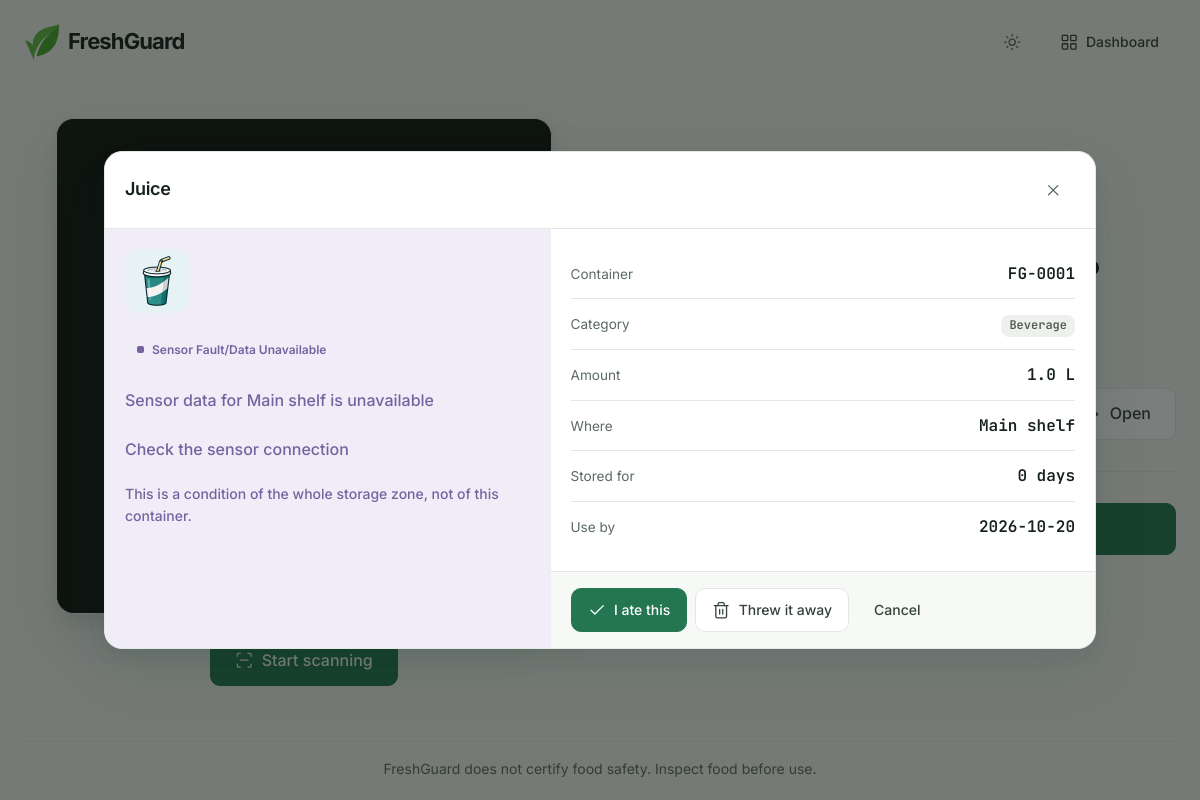
Page /?qr_id=FG-0001 on the committed database.
### tables this page shows
CREATE TABLE items (
    id                 INTEGER PRIMARY KEY,
    -- QR identifiers are exactly FG-0000 .. FG-9999.
    qr_id              TEXT    NOT NULL UNIQUE,
    name               TEXT    NOT NULL,
    category           TEXT    NOT NULL REFERENCES thresholds (category)
                               ON UPDATE CASCADE ON DELETE RESTRICT,
    quantity           REAL    NOT NULL,
    -- Free-text measure for the quantity above: pcs, kg, g, L, ml, pack ...
    unit               TEXT    NOT NULL DEFAULT 'pcs',
    zone_id            INTEGER NOT NULL REFERENCES zones (id)
                               ON UPDATE CASCADE ON DELETE RESTRICT,
    manufacture_date   TEXT,
    storage_date       TEXT    NOT NULL,
    -- A NULL expiry_date falls back to storage_limit_days, and a NULL
    -- storage_limit_days falls back to the category default.
    expiry_date        TEXT,
    storage_limit_days INTEGER,
    created_by         INTEGER REFERENCES users (id)
                               ON UPDATE CASCADE ON DELETE SET NULL,
    created_at         TEXT    NOT NULL DEFAULT (strftime('%Y-%m-%dT%H:%M:%SZ', 'now')),
    updated_at         TEXT    NOT NULL DEFAULT (strftime('%Y-%m-%dT%H:%M:%SZ', 'now')), state TEXT NOT NULL DEFAULT 'stored'
    CHECK (state IN ('stored', 'consumed', 'discarded')), state_changed_at TEXT,

    CHECK (qr_id GLOB 'FG-[0-9][0-9][0-9][0-9]'),
    CHECK (length(trim(name)) > 0),
    CHECK (quantity > 0),
    CHECK (length(trim(unit)) > 0),
    CHECK (storage_limit_days IS NULL OR storage_limit_days > 0),
    -- Dates must be real calendar dates in YYYY-MM-DD form.
    CHECK (date(storage_date) IS storage_date),
    CHECK (manufacture_date IS NULL OR date(manufacture_date) IS manufacture_date),
    CHECK (expiry_date IS NULL OR date(expiry_date) IS expiry_date),
    -- Expiry may not precede manufacture or storage.
    CHECK (expiry_date IS NULL OR manufacture_date IS NULL OR expiry_date >= manufacture_date),
    CHECK (expiry_date IS NULL OR expiry_date >= storage_date)
);

CREATE TABLE zones (
    id           INTEGER PRIMARY KEY,
    name         TEXT    NOT NULL UNIQUE,
    gas_baseline INTEGER,
    gas_abnormal INTEGER,
    -- SRS rule 4: cite a source or say 'prototype/demo assumption'.
    gas_source_note TEXT,

    CHECK (length(trim(name)) > 0),
    CHECK (gas_baseline IS NULL OR gas_baseline >= 0),
    CHECK (gas_abnormal IS NULL OR gas_baseline IS NULL OR gas_abnormal > gas_baseline),
    -- A usable gas limit must be documented. Spelled out rather than relying on
    -- length(trim(NULL)), which is NULL and would let a CHECK pass silently.
    CHECK (gas_abnormal IS NULL
           OR (gas_source_note IS NOT NULL AND length(trim(gas_source_note)) > 0))
);

### web/routes/main.py (the view)
@bp.get("/")
def scan() -> str:
    conn = get_db()
    statuses = item_statuses(conn)
    zones = zone_statuses(conn)
    requested = (request.args.get("qr_id") or "").strip().upper()
    scanned = None
    if requested and QR_PATTERN.match(requested):
        scanned = next((s for s in statuses if s.item["qr_id"] == requested), None)
    return render_template(
        "index.html",
        active_page="main.scan",
        page_title="Scan",
        full_bleed=True,
        counts=_status_counts(statuses),
        overall=str(overall_status(statuses, zones)),
        requested=requested,
        scanned=scanned,
        zone_names={zone.zone_id: zone.name for zone in zones.values()},
        disposal_recommendation=DISPOSAL_RECOMMENDATION,
        open_alert_count=conn.execute(
            "SELECT COUNT(*) AS total FROM alerts WHERE acknowledged = 0"
        ).fetchone()["total"],
    )

### app.py (called while the page is built, shortened)
def _register_stickers(app: Flask) -> None:
    folder = Path(app.static_folder or "") / "img" / "stickers"
    available: dict[str, str] = {}
    if folder.is_dir():
        for path in sorted(folder.iterdir()):
            suffix = path.suffix.lower()
            if not path.is_file() or suffix not in STICKER_FORMATS:
                continue
            held = available.get(path.stem)
            if held is None or STICKER_FORMATS.index(suffix) < STICKER_FORMATS.index(
                Path(held).suffix.lower()
            ):
                available[path.stem] = path.name
    if "default" not in available:
        logger.warning("no default category sticker found in %s", folder)
    @app.template_global()
    def sticker_name(category: str) -> str:
        return available.get(category) or available.get("default") or "default.png"

def _register_navigation(app: Flask) -> None:
    @app.context_processor
    def _navigation() -> dict[str, object]:
        user = security.current_user()
        items = list(NAV_ITEMS)
        if user is not None and user.is_admin:
            items += ADMIN_NAV_ITEMS
        if user is None:
            return {"nav_items": items}

### core/db.py (called while the page is built)
def _configure(conn: sqlite3.Connection) -> None:
    conn.row_factory = sqlite3.Row
    conn.execute("PRAGMA foreign_keys = ON")
    conn.execute("PRAGMA journal_mode = WAL")
    conn.execute("PRAGMA synchronous = NORMAL")
    conn.execute(f"PRAGMA busy_timeout = {BUSY_TIMEOUT_MS}")

def connect(db_path: str | Path | None = None) -> sqlite3.Connection:
    path = Path(db_path) if db_path is not None else get_settings().db_path
    if path != Path(":memory:"):
        path.parent.mkdir(parents=True, exist_ok=True)
    conn = sqlite3.connect(str(path), isolation_level=None, timeout=BUSY_TIMEOUT_MS / 1000)
    _configure(conn)
    return conn

### core/engine.py (called while the page is built)
def effective_deadline(item: Item, thresholds: CategoryThresholds) -> date:
    candidates: list[date] = []
    if item.expiry_date is not None:
        candidates.append(item.expiry_date)
    if item.storage_limit_days is not None:
        candidates.append(item.storage_date + timedelta(days=item.storage_limit_days))
    if not candidates:
        candidates.append(item.storage_date + timedelta(days=thresholds.storage_limit_days))
    return min(candidates)

def days_remaining(item: Item, thresholds: CategoryThresholds, today: date) -> int:
    return (effective_deadline(item, thresholds) - today).days

### web/templates/index.html (shortened to what this page needs)
{% extends "base.html" %}
{% from "components.html" import icon, badge, food_mark with context %}
{% block content %}
  <div class="fg-scan-page">
    <header class="fg-scan-page__top">
      <a class="fg-brand" href="{{ url_for('main.scan') }}">
        <span class="fg-brand__mark">
        </span>
      </a>
      <div class="fg-scan-page__state">
        <button class="fg-icon-btn" type="button" id="fg-theme-toggle" aria-pressed="false">
          <span class="fg-theme-icon fg-theme-icon--light">{{ icon('sun', label='Switch to dark mode') }}</span>
        </button>
        <a class="fg-btn fg-btn--ghost fg-scan-page__admin" href="{{ url_for('main.dashboard') }}">
        </a>
      </div>
    </header>
    <main class="fg-scan-page__body">
      <div class="fg-scanner-stage">
        <div class="fg-scanner" id="fg-scanner" data-state="idle">
          <div class="fg-scanner__viewport" id="fg-scanner-viewport"></div>
          <div class="fg-scanner__overlay" aria-hidden="true">
          </div>
          <div class="fg-scanner__placeholder" id="fg-scanner-placeholder">
            <p id="fg-scanner-hint">The camera is off.</p>
          </div>
        </div>
        <div class="fg-scanner__controls">
          <button class="fg-btn fg-btn--primary fg-btn--lg" type="button" id="fg-scan-start">
          </button>
        </div>
      </div>
      <div class="fg-scan-panel">
        <h1>What have you got there?</h1>
        <p class="fg-scan-page__sub">Hold a label up to the camera.</p>
        <form class="fg-scan-manual" method="get" action="{{ url_for('main.scanned_lookup') }}">
          <label class="fg-label" for="field-qr_id">Or type the identifier</label>
          <div class="fg-scan-manual__row">
            <button class="fg-btn fg-btn--lg" type="submit">{{ icon('arrow') }}Open</button>
          </div>
        </form>
        <div class="fg-scan-alt__divider" aria-hidden="true"><span>or</span></div>
        <a class="fg-btn fg-btn--lg fg-scan-alt__add" href="{{ url_for('main.new_item') }}">
        </a>
      </div>
    </main>
    <footer class="fg-scan-page__actions">
      <p class="fg-disclaimer">FreshGuard does not certify food safety. Inspect food before use.</p>
    </footer>
  </div>
  <dialog class="fg-dialog fg-dialog--wide" id="fg-item-dialog" tabindex="-1"
          aria-labelledby="fg-dialog-title"
          {% if requested %}data-open="1"{% endif %}>
    <div class="fg-dialog__head">
      <h2 class="fg-dialog__title" id="fg-dialog-title">
        {%- if scanned %}{{ scanned.item.name }}
        {%- elif requested %}Not registered yet
        {%- else %}Item{% endif -%}
      </h2>
      <button class="fg-icon-btn" type="button" data-close-dialog>
        {{ icon('close', label='Close') }}
      </button>
    </div>
    <div class="fg-dialog__body" id="fg-dialog-body">
      {% if scanned %}
        {% set verdict = scanned.assessment %}
        {% set tone = 'fresh' if verdict.status|string == 'Fresh/Normal' else
                      'soon' if verdict.status|string == 'Use Soon' else
                      'check' if verdict.status|string == 'Check Food' else 'fault' %}
        <div class="fg-dialog__split">
          <aside class="fg-dialog__lead fg-dialog__lead--{{ tone }} fg-cat-{{ scanned.item.category }}">
            {{ food_mark(scanned.item.category) }}
            {{ badge(tone) }}
            <p class="fg-dialog__advice">{{ verdict.message }}</p>
            <div class="fg-dialog__advice-list">
              {% if verdict.recommendation %}
                <p class="fg-dialog__advice fg-dialog__advice--strong">
                  {{ verdict.recommendation }}
                </p>
              {% endif %}
              {% if verdict.zone_level %}
                <p class="fg-dialog__advice fg-dialog__advice--quiet">
                  This is a condition of the whole storage zone, not of this container.
                </p>
              {% endif %}
            </div>
          </aside>
          <div class="fg-dialog__side">
            <div class="fg-dialog__facts">
              <div class="fg-fact">
                <span class="fg-fact__label">Container</span>
                <span class="fg-fact__value">{{ scanned.item.qr_id }}</span>
              </div>
              <div class="fg-fact">
                <span class="fg-fact__label">Category</span>
                <span class="fg-fact__value"><span class="fg-cat-tag">{{ scanned.item.category }}</span></span>
              </div>
              <div class="fg-fact">
                <span class="fg-fact__label">Amount</span>
                <span class="fg-fact__value">{{ scanned.item.quantity }} {{ scanned.item.unit }}</span>
              </div>
              <div class="fg-fact">
                <span class="fg-fact__label">Where</span>
                <span class="fg-fact__value">{{ zone_names.get(scanned.item.zone_id, '—') }}</span>
              </div>
              <div class="fg-fact">
                <span class="fg-fact__label">Stored for</span>
                <span class="fg-fact__value">
                  {{ scanned.days_stored }} day{{ '' if scanned.days_stored == 1 else 's' }}
                </span>
              </div>
              <div class="fg-fact">
                <span class="fg-fact__label">Use by</span>
                <span class="fg-fact__value">{{ scanned.item.expiry_date or '—' }}</span>
              </div>
            </div>
            <div class="fg-dialog__foot">
              <button class="fg-btn fg-btn--primary" type="button"
                      data-outcome="consumed" data-qr="{{ scanned.item.qr_id }}"
                      data-name="{{ scanned.item.name }}">
                {{ icon('check') }}I ate this
              </button>
              <button class="fg-btn" type="button"
                      data-outcome="discarded" data-qr="{{ scanned.item.qr_id }}"
                      data-name="{{ scanned.item.name }}">
                {{ icon('trash') }}Threw it away
              </button>
              <button class="fg-btn fg-btn--ghost" type="button" data-close-dialog>Cancel</button>
            </div>
          </div>
        </div>
      {% endif %}
    </div>
  </dialog>
{% endblock %}

### web/templates/components.html (shortened to what this page needs)
{% set STATUS_LABELS = {
  'fresh': ('fresh', 'Fresh/Normal'),
  'soon':  ('soon',  'Use Soon'),
  'check': ('check', 'Check Food'),
  'fault': ('fault', 'Sensor Fault/Data Unavailable')
} %}
{% macro badge(status) %}
  {%- set modifier, label = STATUS_LABELS.get(status, ('fault', 'Sensor Fault/Data Unavailable')) -%}
  <span class="fg-badge fg-badge--{{ modifier }}">{{ label }}</span>
{%- endmacro %}
{% set ALERT_ICONS = {
  'info': 'info', 'warning': 'alert', 'critical': 'alert', 'fault': 'wifi-off'
} %}
{% macro icon(name, label=None) %}
  <svg class="fg-icon" viewBox="0 0 24 24"
       {% if label %}role="img" aria-label="{{ label }}"{% else %}aria-hidden="true"{% endif %}>
    {{ ICON_PATHS.get(name, ICON_PATHS['box']) | safe }}
  </svg>
{%- endmacro %}
{% macro sticker(category, size='md') %}
  <span class="fg-sticker fg-sticker--{{ size }}" aria-hidden="true">
    <img src="{{ url_for('static', filename='img/stickers/' ~ sticker_name(category)) }}"
         alt="" loading="lazy">
  </span>
{% endmacro %}
{% macro food_mark(category, tone='') %}
  <span class="fg-cat-{{ category }}">{{ sticker(category, 'md') }}</span>
{% endmacro %}

### rows in the picture
items: item.name "Juice", category (picture), item.qr_id "FG-0001", item.category "Beverage", item.quantity "1.0", item.unit "L", item "2026-10-20"
zones: get "Main shelf"

### other values in the picture
{{ label }} "Sensor Fault/Data Unavailable"
{{ verdict.message }} "Sensor data for Main shelf is unavailable"
{{ verdict.recommendation }} "Check the sensor connection"
{{ scanned.days_stored }} "0"
{{ '' if scanned.days_stored == 1 else 's' }} "s"
